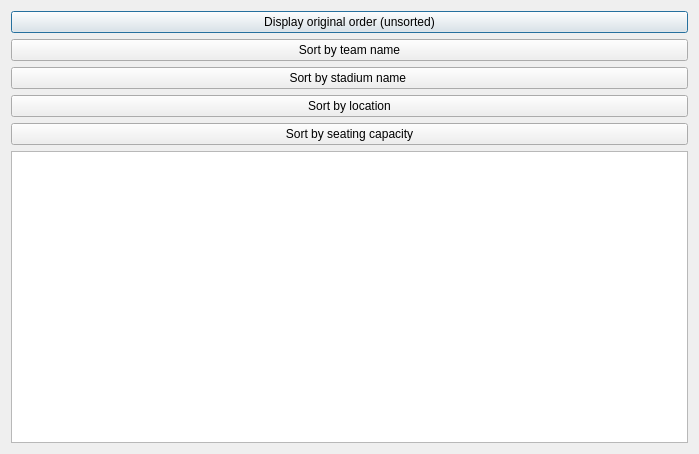
<?xml version="1.0" encoding="UTF-8"?>
<ui version="4.0">
 <class>desplayTeam</class>
 <widget class="QDialog" name="desplayTeam">
  <property name="geometry">
   <rect>
    <x>0</x>
    <y>0</y>
    <width>699</width>
    <height>454</height>
   </rect>
  </property>
  <property name="windowTitle">
   <string>Dialog</string>
  </property>
  <layout class="QVBoxLayout" name="verticalLayout">
   <item>
    <widget class="QPushButton" name="pushButton_2">
     <property name="text">
      <string>Display original order (unsorted)</string>
     </property>
    </widget>
   </item>
   <item>
    <widget class="QPushButton" name="pushButton">
     <property name="text">
      <string>Sort by team name</string>
     </property>
    </widget>
   </item>
   <item>
    <widget class="QPushButton" name="pushButton_3">
     <property name="text">
      <string>Sort by stadium name </string>
     </property>
    </widget>
   </item>
   <item>
    <widget class="QPushButton" name="pushButton_4">
     <property name="text">
      <string>Sort by location</string>
     </property>
    </widget>
   </item>
   <item>
    <widget class="QPushButton" name="pushButton_5">
     <property name="text">
      <string>Sort by seating capacity</string>
     </property>
    </widget>
   </item>
   <item>
    <widget class="QTableWidget" name="tableWidget"/>
   </item>
  </layout>
 </widget>
 <resources/>
 <connections/>
</ui>
